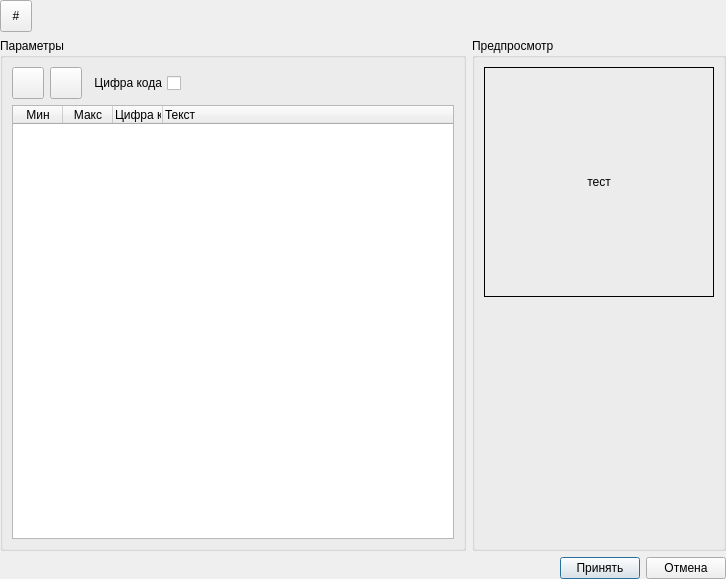
<?xml version="1.0" encoding="UTF-8"?>
<ui version="4.0">
 <class>SymbolFormat</class>
 <widget class="QDialog" name="SymbolFormat">
  <property name="geometry">
   <rect>
    <x>0</x>
    <y>0</y>
    <width>726</width>
    <height>579</height>
   </rect>
  </property>
  <property name="windowTitle">
   <string>Формат значения</string>
  </property>
  <layout class="QGridLayout" name="gridLayout_3">
   <property name="leftMargin">
    <number>0</number>
   </property>
   <property name="topMargin">
    <number>0</number>
   </property>
   <property name="rightMargin">
    <number>0</number>
   </property>
   <property name="bottomMargin">
    <number>0</number>
   </property>
   <item row="0" column="0">
    <layout class="QGridLayout" name="gridLayout_2">
     <item row="1" column="2">
      <widget class="QGroupBox" name="groupBox">
       <property name="sizePolicy">
        <sizepolicy hsizetype="Maximum" vsizetype="Preferred">
         <horstretch>0</horstretch>
         <verstretch>0</verstretch>
        </sizepolicy>
       </property>
       <property name="title">
        <string>Предпросмотр</string>
       </property>
       <layout class="QGridLayout" name="gridLayout_5">
        <item row="0" column="0">
         <widget class="ClickLabel" name="lbltest">
          <property name="minimumSize">
           <size>
            <width>230</width>
            <height>230</height>
           </size>
          </property>
          <property name="maximumSize">
           <size>
            <width>230</width>
            <height>230</height>
           </size>
          </property>
          <property name="frameShape">
           <enum>QFrame::Box</enum>
          </property>
          <property name="text">
           <string>тест</string>
          </property>
          <property name="alignment">
           <set>Qt::AlignCenter</set>
          </property>
         </widget>
        </item>
        <item row="1" column="0">
         <spacer name="verticalSpacer">
          <property name="orientation">
           <enum>Qt::Vertical</enum>
          </property>
          <property name="sizeHint" stdset="0">
           <size>
            <width>20</width>
            <height>0</height>
           </size>
          </property>
         </spacer>
        </item>
       </layout>
      </widget>
     </item>
     <item row="2" column="0" colspan="3">
      <layout class="QGridLayout" name="gridLayout_4">
       <item row="0" column="1">
        <widget class="QPushButton" name="btnok">
         <property name="text">
          <string>Принять</string>
         </property>
        </widget>
       </item>
       <item row="0" column="2">
        <widget class="QPushButton" name="btnno">
         <property name="text">
          <string>Отмена</string>
         </property>
        </widget>
       </item>
       <item row="0" column="0">
        <spacer name="horizontalSpacer_2">
         <property name="orientation">
          <enum>Qt::Horizontal</enum>
         </property>
         <property name="sizeHint" stdset="0">
          <size>
           <width>358</width>
           <height>20</height>
          </size>
         </property>
        </spacer>
       </item>
      </layout>
     </item>
     <item row="1" column="0" colspan="2">
      <widget class="QGroupBox" name="groupBox_2">
       <property name="title">
        <string>Параметры</string>
       </property>
       <layout class="QGridLayout" name="gridLayout">
        <item row="0" column="0">
         <widget class="QPushButton" name="btnaddrange">
          <property name="minimumSize">
           <size>
            <width>32</width>
            <height>32</height>
           </size>
          </property>
          <property name="maximumSize">
           <size>
            <width>32</width>
            <height>32</height>
           </size>
          </property>
          <property name="toolTip">
           <string>Добавить в шаблон новый элемент</string>
          </property>
          <property name="text">
           <string/>
          </property>
          <property name="icon">
           <iconset resource="../../../../commons/etc/meteo.icons.qrc">
            <normaloff>:/meteo/icons/add.png</normaloff>:/meteo/icons/add.png</iconset>
          </property>
         </widget>
        </item>
        <item row="0" column="1">
         <widget class="QPushButton" name="btnrmrange">
          <property name="minimumSize">
           <size>
            <width>32</width>
            <height>32</height>
           </size>
          </property>
          <property name="maximumSize">
           <size>
            <width>32</width>
            <height>32</height>
           </size>
          </property>
          <property name="toolTip">
           <string>Удалить выбранный элемент из шаблона</string>
          </property>
          <property name="text">
           <string/>
          </property>
          <property name="icon">
           <iconset resource="../../../../commons/etc/meteo.icons.qrc">
            <normaloff>:/meteo/icons/delete.png</normaloff>:/meteo/icons/delete.png</iconset>
          </property>
         </widget>
        </item>
        <item row="0" column="3">
         <spacer name="horizontalSpacer">
          <property name="orientation">
           <enum>Qt::Horizontal</enum>
          </property>
          <property name="sizeHint" stdset="0">
           <size>
            <width>235</width>
            <height>20</height>
           </size>
          </property>
         </spacer>
        </item>
        <item row="1" column="0" colspan="4">
         <widget class="QTreeWidget" name="treeranges">
          <property name="rootIsDecorated">
           <bool>false</bool>
          </property>
          <attribute name="headerDefaultSectionSize">
           <number>50</number>
          </attribute>
          <column>
           <property name="text">
            <string>Мин</string>
           </property>
           <property name="textAlignment">
            <set>AlignCenter</set>
           </property>
          </column>
          <column>
           <property name="text">
            <string>Макс</string>
           </property>
           <property name="textAlignment">
            <set>AlignCenter</set>
           </property>
          </column>
          <column>
           <property name="text">
            <string>Цифра кода</string>
           </property>
          </column>
          <column>
           <property name="text">
            <string>Текст</string>
           </property>
          </column>
         </widget>
        </item>
        <item row="0" column="2">
         <widget class="QCheckBox" name="codedigitbox">
          <property name="layoutDirection">
           <enum>Qt::RightToLeft</enum>
          </property>
          <property name="text">
           <string>Цифра кода</string>
          </property>
         </widget>
        </item>
       </layout>
      </widget>
     </item>
     <item row="0" column="0">
      <widget class="QToolButton" name="btnswitch2signview">
       <property name="minimumSize">
        <size>
         <width>32</width>
         <height>32</height>
        </size>
       </property>
       <property name="maximumSize">
        <size>
         <width>32</width>
         <height>32</height>
        </size>
       </property>
       <property name="text">
        <string>#</string>
       </property>
      </widget>
     </item>
    </layout>
   </item>
  </layout>
 </widget>
 <customwidgets>
  <customwidget>
   <class>ClickLabel</class>
   <extends>QLabel</extends>
   <header location="global">meteo/commons/ui/custom/clicklabel.h</header>
  </customwidget>
 </customwidgets>
 <resources>
  <include location="../../../../commons/etc/meteo.icons.qrc"/>
 </resources>
 <connections/>
</ui>
